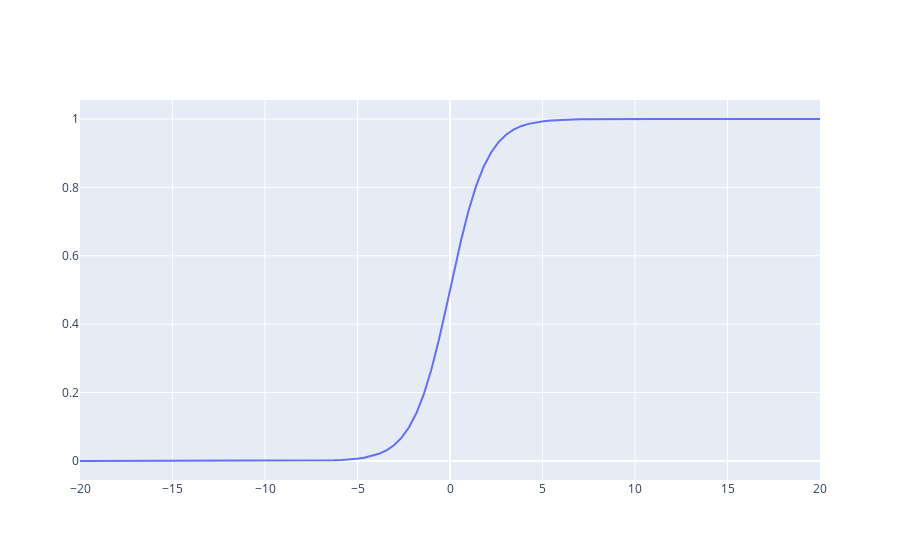

Source (notebook cell):
### Code cell
go.Figure(
    data=[go.Scatter(x=x, y=sig_x)]
)
